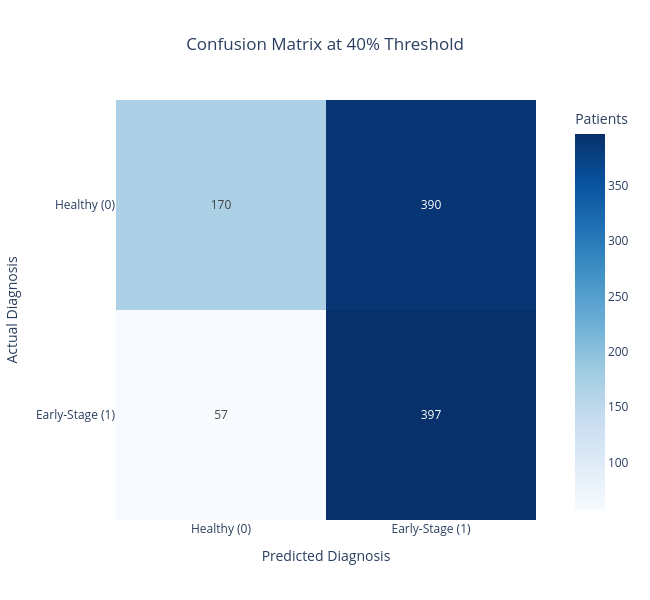

This figure's notebook cell:
### Code cell
cm_40 = confusion_matrix(y_test, y_pred_medical)
fig_cm = px.imshow(cm_40, text_auto=True, color_continuous_scale='blues',
                   labels=dict(x="Predicted Diagnosis", y="Actual Diagnosis", color="Patients"),
                   x=['Healthy (0)', 'Early-Stage (1)'],
                   y=['Healthy (0)', 'Early-Stage (1)'],
                   title="Confusion Matrix at 40% Threshold")

# Add an annotation explaining the insight directly on the graph
fig_cm.update_layout(title_x=0.5, width=650, height=600)
fig_cm.show()

### Figure 1 — Plotly figure (JSON) as saved in the notebook; plotly's stock layout.template omitted (floating-point values rounded to 4 significant figures)
{"data": [{"coloraxis": "coloraxis", "hovertemplate": "Predicted Diagnosis: %{x}<br>Actual Diagnosis: %{y}<br>Patients: %{z}<extra></extra>", "name": "0", "texttemplate": "%{z}", "type": "heatmap", "x": ["Healthy (0)", "Early-Stage (1)"], "xaxis": "x", "y": ["Healthy (0)", "Early-Stage (1)"], "yaxis": "y", "z": [[170, 390], [57, 397]]}], "layout": {"coloraxis": {"colorbar": {"title": {"text": "Patients"}}, "colorscale": [[0, "rgb(247,251,255)"], [0.125, "rgb(222,235,247)"], [0.25, "rgb(198,219,239)"], [0.375, "rgb(158,202,225)"], [0.5, "rgb(107,174,214)"], [0.625, "rgb(66,146,198)"], [0.75, "rgb(33,113,181)"], [0.875, "rgb(8,81,156)"], [1, "rgb(8,48,107)"]]}, "height": 600, "title": {"text": "Confusion Matrix at 40% Threshold", "x": 0.5}, "width": 650, "xaxis": {"anchor": "y", "constrain": "domain", "domain": [0, 1], "scaleanchor": "y", "title": {"text": "Predicted Diagnosis"}}, "yaxis": {"anchor": "x", "autorange": "reversed", "constrain": "domain", "domain": [0, 1], "title": {"text": "Actual Diagnosis"}}}}
